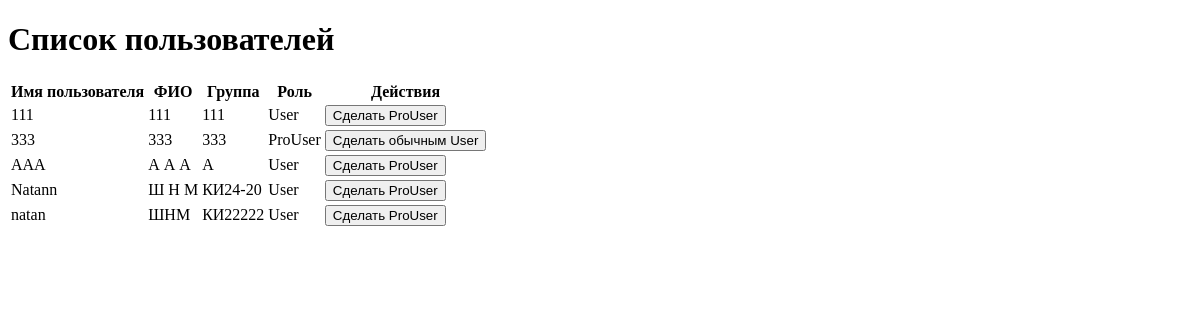
/users/users/ (signed in), run on an earlier commit of the app's database.
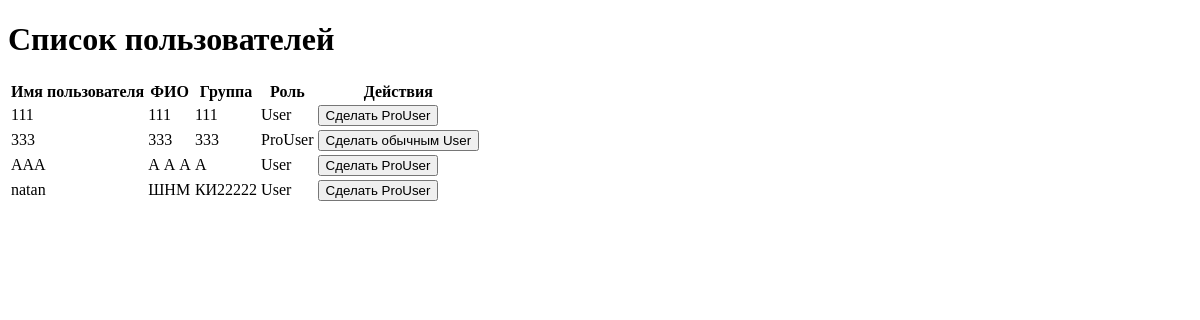
And on a later commit of the database.
### users/models.py (models this page shows, shortened)
class User(AbstractUser):
    USER_ROLES = (
        ('user', 'User'),
        ('pro_user', 'ProUser'),
        ('super_user', 'SuperUser'),
    )
    Name_User = models.CharField(max_length=30, verbose_name="ФИО")
    VK_id = models.CharField(max_length=30, verbose_name='ВК ID')
    Number_of_events_attended = models.IntegerField(default=0, verbose_name="Количество посещенных мероприятий")
    Number_of_group = models.CharField(max_length=30, verbose_name="Номер группы")
    Avatar = models.ImageField(upload_to='avatars/', blank=True, null=True)
    role = models.CharField(max_length=10, choices=USER_ROLES, default='user', verbose_name="Роль пользователя")
    def is_super_user(self):
        return self.role == 'super_user'

### users/views.py (the view)
# urls.py: path('users/', views.user_list, name='user_list'),
@login_required
def user_list(request):
    if not request.user.is_super_user():
        raise PermissionDenied("Только SuperUser может просматривать список пользователей")
    users = User.objects.exclude(role='super_user').order_by('username')
    return render(request, 'users/user_list.html', {'users': users})

### users/templates/users/user_list.html (shortened to what this page needs)
{% extends "users/layout.html" %}
{% block content %}
<div class="container">
    <h1>Список пользователей</h1>
    <table class="table">
        <thead>
            <tr>
                <th>Имя пользователя</th>
                <th>ФИО</th>
                <th>Группа</th>
                <th>Роль</th>
                <th>Действия</th>
            </tr>
        </thead>
        <tbody>
            {% for user in users %}
            <tr>
                <td>{{ user.username }}</td>
                <td>{{ user.Name_User }}</td>
                <td>{{ user.Number_of_group }}</td>
                <td>{{ user.get_role_display }}</td>
                <td>
                    {% if user.role == 'user' %}
                        <form method="post" action="{% url 'users:make_pro_user' user.id %}">
                            <button type="submit" class="btn btn-primary">Сделать ProUser</button>
                        </form>
                    {% elif user.role == 'pro_user' %}
                        <form method="post" action="{% url 'users:make_regular_user' user.id %}">
                            <button type="submit" class="btn btn-warning">Сделать обычным User</button>
                        </form>
                    {% endif %}
                </td>
            </tr>
            {% endfor %}
        </tbody>
    </table>
</div>
{% endblock %}

What changed in the data, as far as the page shows it:
removed User: username "Natann", Name_User "Ш Н М", Number_of_group "КИ24-20", role "User", shows "Сделать ProUser"
